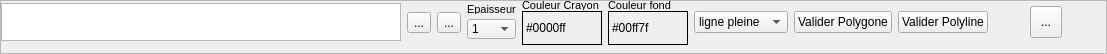
           <widget class="QFrame" name="frame_10">
            <property name="minimumSize">
             <size>
              <width>400</width>
              <height>40</height>
             </size>
            </property>
            <property name="maximumSize">
             <size>
              <width>1677215</width>
              <height>16777215</height>
             </size>
            </property>
            <property name="frameShape">
             <enum>QFrame::StyledPanel</enum>
            </property>
            <property name="frameShadow">
             <enum>QFrame::Raised</enum>
            </property>
            <property name="lineWidth">
             <number>0</number>
            </property>
            <widget class="QWidget" name="layoutWidget">
             <property name="geometry">
              <rect>
               <x>1</x>
               <y>0</y>
               <width>1097</width>
               <height>45</height>
              </rect>
             </property>
             <layout class="QHBoxLayout" name="horizontalLayout_26">
              <item>
               <widget class="QTextEdit" name="textEdit_plan_commentaires">
                <property name="minimumSize">
                 <size>
                  <width>400</width>
                  <height>25</height>
                 </size>
                </property>
                <property name="maximumSize">
                 <size>
                  <width>200</width>
                  <height>38</height>
                 </size>
                </property>
                <property name="palette">
                 <palette>
                  <active>
                   <colorrole role="Text">
                    <brush brushstyle="SolidPattern">
                     <color alpha="255">
                      <red>0</red>
                      <green>85</green>
                      <blue>255</blue>
                     </color>
                    </brush>
                   </colorrole>
                  </active>
                  <inactive>
                   <colorrole role="Text">
                    <brush brushstyle="SolidPattern">
                     <color alpha="255">
                      <red>49</red>
                      <green>54</green>
                      <blue>59</blue>
                     </color>
                    </brush>
                   </colorrole>
                  </inactive>
                  <disabled>
                   <colorrole role="Text">
                    <brush brushstyle="SolidPattern">
                     <color alpha="255">
                      <red>119</red>
                      <green>120</green>
                      <blue>120</blue>
                     </color>
                    </brush>
                   </colorrole>
                  </disabled>
                 </palette>
                </property>
                <property name="frameShape">
                 <enum>QFrame::StyledPanel</enum>
                </property>
               </widget>
              </item>
              <item>
               <widget class="QToolButton" name="toolButton_newPolygon">
                <property name="toolTip">
                 <string>Créer un polygone ou polyline</string>
                </property>
                <property name="text">
                 <string>...</string>
                </property>
                <property name="icon">
                 <iconset resource="openjardin.qrc">
                  <normaloff>:/images/polynew.png</normaloff>:/images/polynew.png</iconset>
                </property>
                <property name="iconSize">
                 <size>
                  <width>32</width>
                  <height>32</height>
                 </size>
                </property>
                <property name="checkable">
                 <bool>true</bool>
                </property>
               </widget>
              </item>
              <item>
               <widget class="QToolButton" name="toolButton_modifierPolygon">
                <property name="toolTip">
                 <string>Modifier le polygone</string>
                </property>
                <property name="text">
                 <string>...</string>
                </property>
                <property name="icon">
                 <iconset resource="openjardin.qrc">
                  <normaloff>:/images/polylinemodifier.png</normaloff>:/images/polylinemodifier.png</iconset>
                </property>
                <property name="iconSize">
                 <size>
                  <width>32</width>
                  <height>32</height>
                 </size>
                </property>
                <property name="checkable">
                 <bool>true</bool>
                </property>
               </widget>
              </item>
              <item>
               <layout class="QVBoxLayout" name="verticalLayout_3">
                <property name="spacing">
                 <number>1</number>
                </property>
                <item>
                 <widget class="QLabel" name="label_51">
                  <property name="maximumSize">
                   <size>
                    <width>16777215</width>
                    <height>10</height>
                   </size>
                  </property>
                  <property name="font">
                   <font>
                    <pointsize>8</pointsize>
                   </font>
                  </property>
                  <property name="text">
                   <string>Epaisseur</string>
                  </property>
                 </widget>
                </item>
                <item>
                 <widget class="QComboBox" name="comboBox_epaisseurLignes_P">
                  <property name="minimumSize">
                   <size>
                    <width>0</width>
                    <height>18</height>
                   </size>
                  </property>
                  <property name="maximumSize">
                   <size>
                    <width>16777215</width>
                    <height>20</height>
                   </size>
                  </property>
                  <property name="toolTip">
                   <string>Définir l'épaisseur de la ligne</string>
                  </property>
                  <item>
                   <property name="text">
                    <string>1</string>
                   </property>
                  </item>
                  <item>
                   <property name="text">
                    <string>2</string>
                   </property>
                  </item>
                  <item>
                   <property name="text">
                    <string>3</string>
                   </property>
                  </item>
                  <item>
                   <property name="text">
                    <string>4</string>
                   </property>
                  </item>
                  <item>
                   <property name="text">
                    <string>5</string>
                   </property>
                  </item>
                  <item>
                   <property name="text">
                    <string>6</string>
                   </property>
                  </item>
                  <item>
                   <property name="text">
                    <string>7</string>
                   </property>
                  </item>
                  <item>
                   <property name="text">
                    <string>8</string>
                   </property>
                  </item>
                  <item>
                   <property name="text">
                    <string>9</string>
                   </property>
                  </item>
                  <item>
                   <property name="text">
                    <string>10</string>
                   </property>
                  </item>
                 </widget>
                </item>
               </layout>
              </item>
              <item>
               <layout class="QVBoxLayout" name="verticalLayout_15">
                <property name="spacing">
                 <number>1</number>
                </property>
                <item>
                 <widget class="QLabel" name="label_49">
                  <property name="maximumSize">
                   <size>
                    <width>16777215</width>
                    <height>10</height>
                   </size>
                  </property>
                  <property name="font">
                   <font>
                    <pointsize>8</pointsize>
                   </font>
                  </property>
                  <property name="text">
                   <string>Couleur Crayon</string>
                  </property>
                 </widget>
                </item>
                <item>
                 <widget class="QLabel" name="label_couleurPolyline_Pen">
                  <property name="minimumSize">
                   <size>
                    <width>80</width>
                    <height>0</height>
                   </size>
                  </property>
                  <property name="maximumSize">
                   <size>
                    <width>80</width>
                    <height>16777215</height>
                   </size>
                  </property>
                  <property name="frameShape">
                   <enum>QFrame::Panel</enum>
                  </property>
                  <property name="text">
                   <string>#0000ff</string>
                  </property>
                 </widget>
                </item>
               </layout>
              </item>
              <item>
               <layout class="QVBoxLayout" name="verticalLayout_16">
                <property name="spacing">
                 <number>1</number>
                </property>
                <item>
                 <widget class="QLabel" name="label_50">
                  <property name="maximumSize">
                   <size>
                    <width>16777215</width>
                    <height>10</height>
                   </size>
                  </property>
                  <property name="font">
                   <font>
                    <pointsize>8</pointsize>
                   </font>
                  </property>
                  <property name="text">
                   <string>Couleur fond</string>
                  </property>
                 </widget>
                </item>
                <item>
                 <widget class="QLabel" name="label_couleurPolyline_P_background">
                  <property name="minimumSize">
                   <size>
                    <width>80</width>
                    <height>0</height>
                   </size>
                  </property>
                  <property name="maximumSize">
                   <size>
                    <width>80</width>
                    <height>16777215</height>
                   </size>
                  </property>
                  <property name="frameShape">
                   <enum>QFrame::Panel</enum>
                  </property>
                  <property name="text">
                   <string>#00ff7f</string>
                  </property>
                 </widget>
                </item>
               </layout>
              </item>
              <item>
               <widget class="QComboBox" name="comboBox_typeLigne_P">
                <property name="toolTip">
                 <string>Définir le type de ligne</string>
                </property>
                <item>
                 <property name="text">
                  <string>ligne pleine</string>
                 </property>
                </item>
                <item>
                 <property name="text">
                  <string>tirets longs</string>
                 </property>
                </item>
                <item>
                 <property name="text">
                  <string>tirets courts</string>
                 </property>
                </item>
                <item>
                 <property name="text">
                  <string>axe</string>
                 </property>
                </item>
               </widget>
              </item>
              <item>
               <widget class="QPushButton" name="pushButton_Polygone">
                <property name="text">
                 <string>Valider Polygone</string>
                </property>
               </widget>
              </item>
              <item>
               <widget class="QPushButton" name="pushButton_polyline">
                <property name="text">
                 <string>Valider Polyline</string>
                </property>
               </widget>
              </item>
              <item>
               <spacer name="horizontalSpacer_6">
                <property name="orientation">
                 <enum>Qt::Horizontal</enum>
                </property>
                <property name="sizeHint" stdset="0">
                 <size>
                  <width>28</width>
                  <height>37</height>
                 </size>
                </property>
               </spacer>
              </item>
              <item>
               <widget class="QToolButton" name="toolButton_DeleteVertex_P">
                <property name="minimumSize">
                 <size>
                  <width>32</width>
                  <height>32</height>
                 </size>
                </property>
                <property name="maximumSize">
                 <size>
                  <width>32</width>
                  <height>32</height>
                 </size>
                </property>
                <property name="toolTip">
                 <string>Supprimer le point d'intersection</string>
                </property>
                <property name="text">
                 <string>...</string>
                </property>
                <property name="icon">
                 <iconset resource="openjardin.qrc">
                  <normaloff>:/images/delete.png</normaloff>:/images/delete.png</iconset>
                </property>
                <property name="iconSize">
                 <size>
                  <width>30</width>
                  <height>30</height>
                 </size>
                </property>
               </widget>
              </item>
              <item>
               <spacer name="horizontalSpacer">
                <property name="orientation">
                 <enum>Qt::Horizontal</enum>
                </property>
                <property name="sizeHint" stdset="0">
                 <size>
                  <width>29</width>
                  <height>37</height>
                 </size>
                </property>
               </spacer>
              </item>
             </layout>
            </widget>
           </widget>
